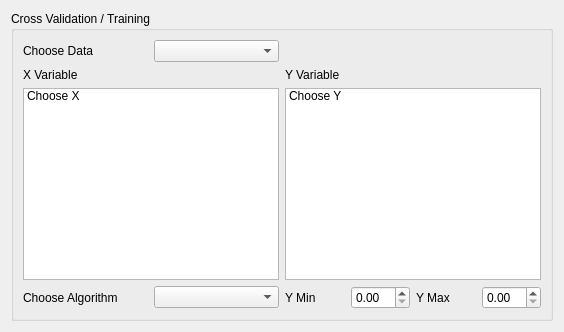
<?xml version="1.0" encoding="UTF-8"?>
<ui version="4.0">
 <class>Form</class>
 <widget class="QWidget" name="Form">
  <property name="windowTitle">
   <string>Form</string>
  </property>
  <layout class="QVBoxLayout" name="verticalLayout_2">
   <item>
    <widget class="QGroupBox" name="groupLayout">
     <property name="title">
      <string>Cross Validation / Training</string>
     </property>
     <layout class="QGridLayout" name="gridLayout">
      <item row="0" column="0">
       <layout class="QHBoxLayout" name="horizontalLayout_3">
        <item>
         <widget class="QLabel" name="chooseDataLabel">
          <property name="text">
           <string>Choose Data</string>
          </property>
         </widget>
        </item>
        <item>
         <widget class="QComboBox" name="chooseDataComboBox"/>
        </item>
       </layout>
      </item>
      <item row="1" column="0">
       <widget class="QLabel" name="xVariableLabel">
        <property name="text">
         <string>X Variable</string>
        </property>
       </widget>
      </item>
      <item row="1" column="1">
       <widget class="QLabel" name="yVariableLabel">
        <property name="text">
         <string>Y Variable</string>
        </property>
       </widget>
      </item>
      <item row="2" column="0">
       <widget class="QListWidget" name="xVariableList">
        <property name="enabled">
         <bool>true</bool>
        </property>
        <property name="sizePolicy">
         <sizepolicy hsizetype="Expanding" vsizetype="Expanding">
          <horstretch>0</horstretch>
          <verstretch>0</verstretch>
         </sizepolicy>
        </property>
        <property name="minimumSize">
         <size>
          <width>0</width>
          <height>0</height>
         </size>
        </property>
        <property name="maximumSize">
         <size>
          <width>900</width>
          <height>16777215</height>
         </size>
        </property>
        <item>
         <property name="text">
          <string>Choose X</string>
         </property>
        </item>
       </widget>
      </item>
      <item row="2" column="1">
       <widget class="QListWidget" name="yVariableList">
        <property name="sizePolicy">
         <sizepolicy hsizetype="Expanding" vsizetype="Expanding">
          <horstretch>0</horstretch>
          <verstretch>0</verstretch>
         </sizepolicy>
        </property>
        <property name="minimumSize">
         <size>
          <width>0</width>
          <height>0</height>
         </size>
        </property>
        <property name="maximumSize">
         <size>
          <width>900</width>
          <height>16777215</height>
         </size>
        </property>
        <property name="sortingEnabled">
         <bool>true</bool>
        </property>
        <item>
         <property name="text">
          <string>Choose Y</string>
         </property>
        </item>
       </widget>
      </item>
      <item row="3" column="0">
       <layout class="QHBoxLayout" name="horizontalLayout_2">
        <item>
         <widget class="QLabel" name="chooseAlgorithmLabel">
          <property name="text">
           <string>Choose Algorithm</string>
          </property>
         </widget>
        </item>
        <item>
         <widget class="QComboBox" name="chooseAlgorithmComboBox"/>
        </item>
       </layout>
      </item>
      <item row="3" column="1">
       <layout class="QHBoxLayout" name="horizontalLayout">
        <item>
         <widget class="QLabel" name="yMinLabel">
          <property name="text">
           <string>Y Min</string>
          </property>
         </widget>
        </item>
        <item>
         <widget class="QDoubleSpinBox" name="yMinDoubleSpinBox"/>
        </item>
        <item>
         <widget class="QLabel" name="yMaxLabel">
          <property name="text">
           <string>Y Max</string>
          </property>
         </widget>
        </item>
        <item>
         <widget class="QDoubleSpinBox" name="yMaxDoubleSpinBox"/>
        </item>
       </layout>
      </item>
      <item row="4" column="0" colspan="2">
       <layout class="QVBoxLayout" name="algorithmLayout"/>
      </item>
     </layout>
    </widget>
   </item>
  </layout>
 </widget>
 <resources/>
 <connections/>
</ui>
